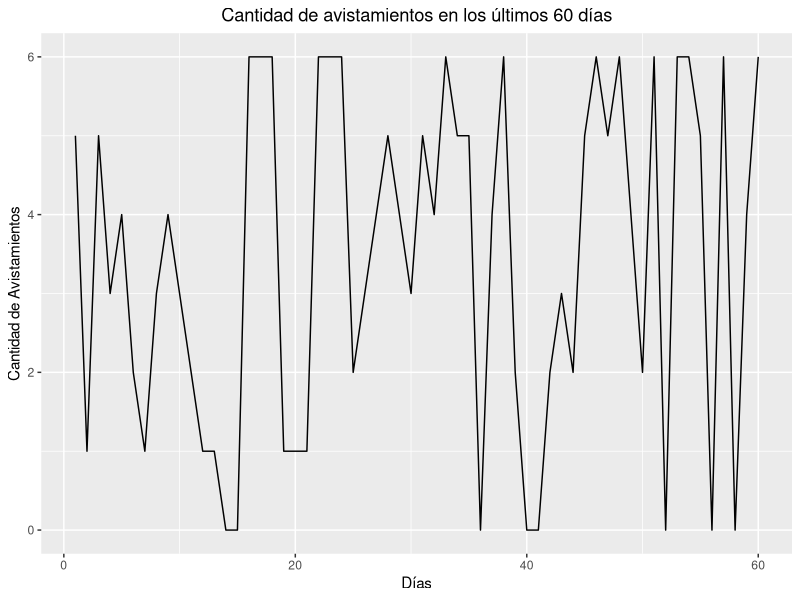
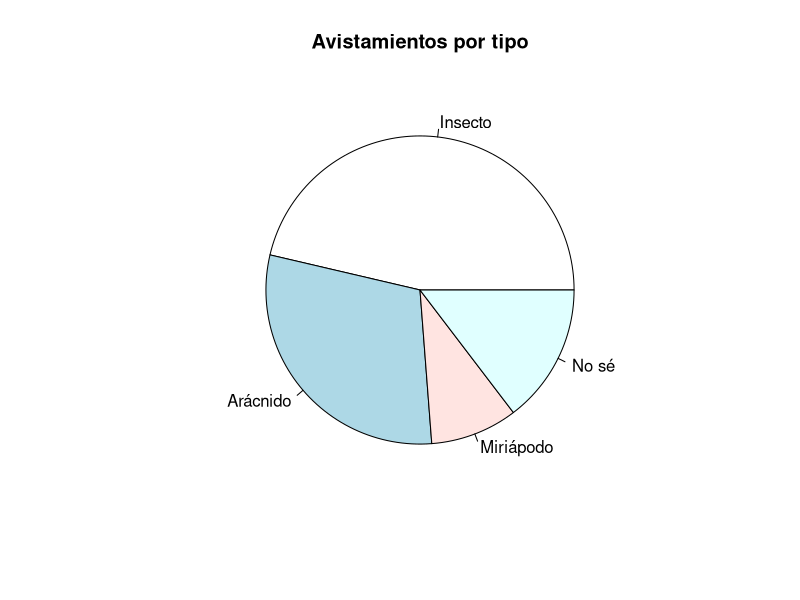
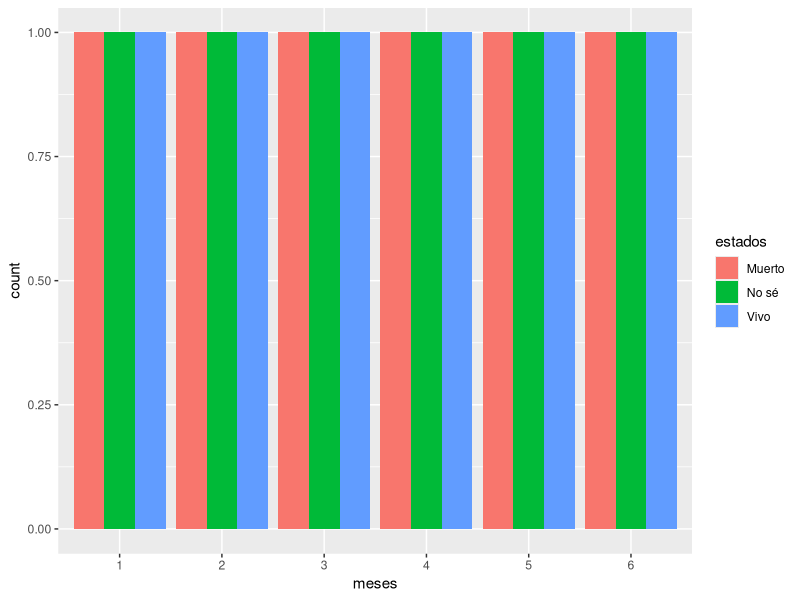

These figures' R source, in order:
## ---- chunk 1
library(ggplot2)

# Gráfico 1 - gráfico de líneas que informa la cantidad de avistamientos por día
days <- c(1:60)
values <- sample(0:6, 60, replace=T) 

graph1 <- data.frame(days = days, values = values)

ggplot(graph1, aes(x = days, y = values)) + 
  geom_line() +
  ggtitle("Cantidad de avistamientos en los últimos 60 días") +
  xlab("Días") + ylab("Cantidad de Avistamientos") +
  theme(plot.title = element_text(hjust = 0.5))
## ---- chunk 2
# Gráfico 2 - gráfico de torta que muestra el total de avistamientos por tipo

graph2 <- data.frame(x = c("Insecto", "Arácnido", "Miriápodo", "No sé"), y = c(76, 49, 15, 24))
pie(graph2$y, labels=graph2$x, main="Avistamientos por tipo")

## ---- chunk 3
# Gráfico 3 - barras que muestra tres barras porcada punto del eje X. El eje X son los meses y para cada mes muestra una barra con la cantidad de avistamientos de seres vivos, otra barra con la cantidad de seres muertos otra con la cantidad de seres con estado “no sé”. El eje Y indica la cantidad

library(ggplot2)

estados <- c("Vivo", "Vivo", "Vivo", "Vivo", "Vivo", "Vivo",
             "Muerto", "Muerto", "Muerto", "Muerto", "Muerto", "Muerto",
             "No sé", "No sé", "No sé", "No sé", "No sé", "No sé")
meses <- rep(c("1", "2", "3", "4", "5", "6"), 3)
cantidades <- c(34, 45, 46, 39, 48, 38, 25, 17, 19, 23, 22, 25, 22, 16, 23, 18, 19, 23)

graph3 <- data.frame(estados=estados, meses=meses, values=as.numeric(cantidades))

ggplot(graph3, aes(x=meses, fill=estados)) +
  geom_bar(position = "dodge")

